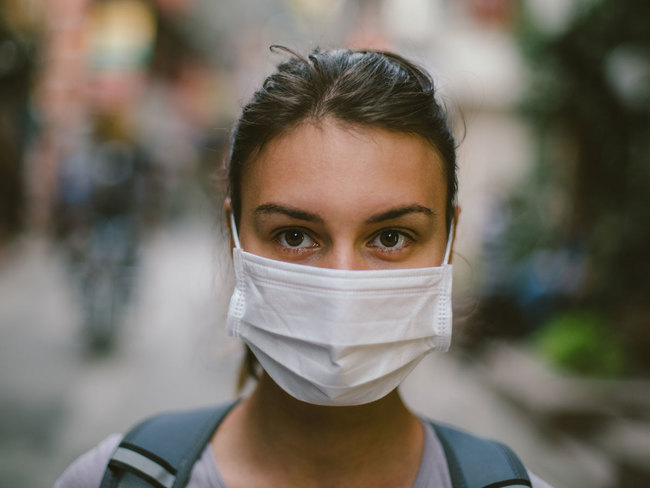
#> input picture HOG/test.jpg, 650 x 488 px
$ python -i HOG1.py   (imports and definitions only)   (older library calls are emulated)
#> lines starting #> are read from the running program, lines starting #| are printed output that depends on the picture
#> further down, picture is the input picture: shape (488, 650, 3); mean B, G, R 99.1, 109.6, 116.3
import numpy as np
import cv2
from numpy import linalg as LA


#img = cv2.imread("data_test.jpg")
def Hog1(img):
    gray = cv2.cvtColor(img,cv2.COLOR_BGR2GRAY)
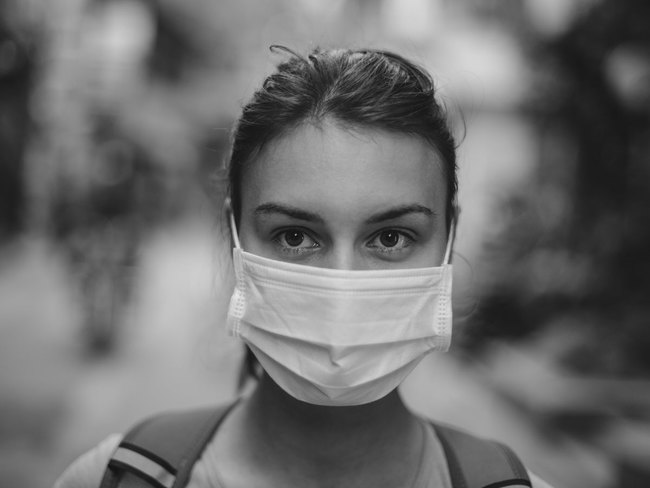
#> gray: shape (488, 650); min 10, max 235, mean 110.4

    y_kernel = np.array([[-1],[0],[1]]) # 1d array, different from sobel kernel (3x3)
    x_kernel = np.array([[-1,0,1]]) # carefully to have double [[

    dx = cv2.filter2D(gray,cv2.CV_32F,x_kernel)
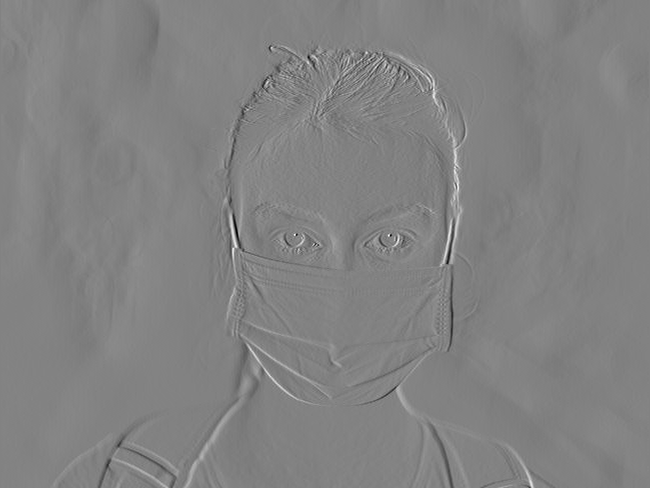
#> dx: shape (488, 650) float32; min -138, max 132, mean -0.1; drawn with min black and max white
    dy = cv2.filter2D(gray,cv2.CV_32F,y_kernel)
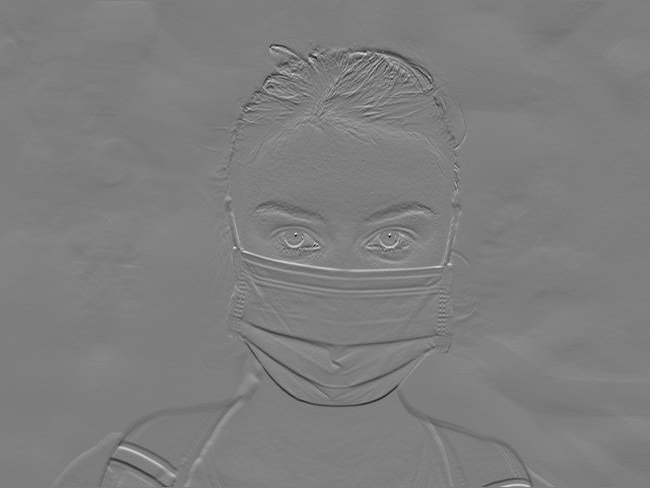
#> dy: shape (488, 650) float32; min -145, max 147, mean -0.1; drawn with min black and max white

    magnitude_arr = np.sqrt(np.square(dx)+np.square(dy))
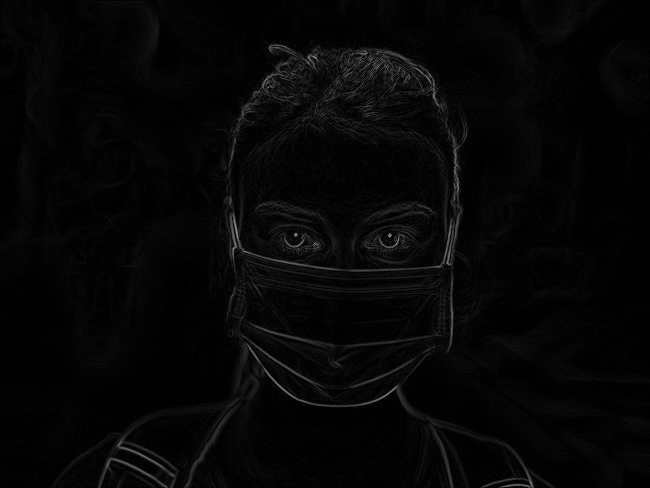
#> magnitude_arr: shape (488, 650) float32; min 0, max 161.1, mean 6.2
    orientation_arr = np.degrees(np.arctan(np.divide(dy,dx+0.001)))
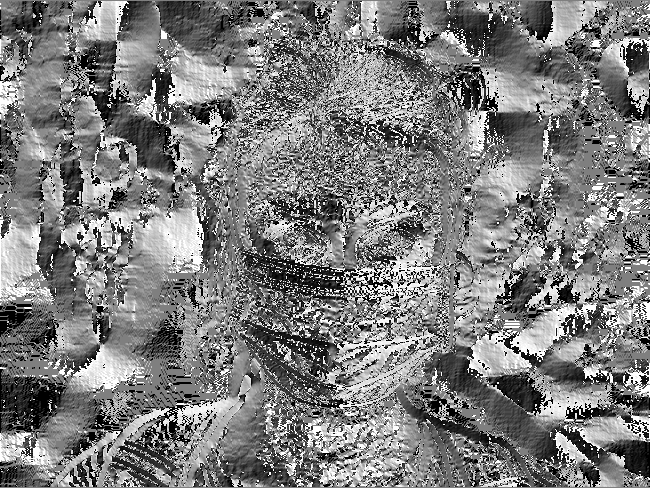
#> orientation_arr: shape (488, 650) float32; min -90, max 90, mean -1.6; drawn with min black and max white
    orientation_arr+=90
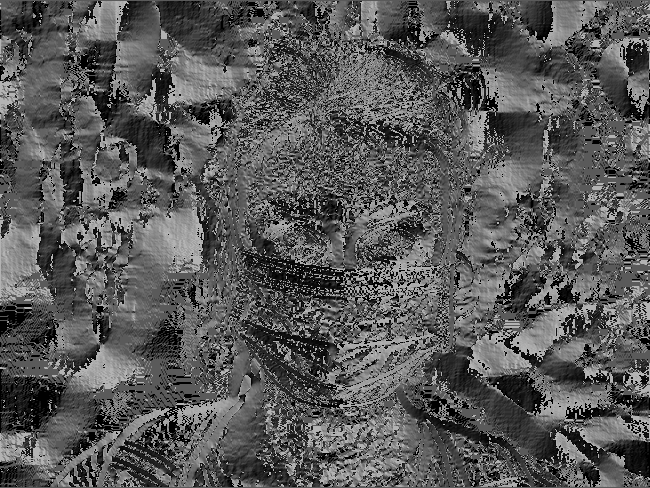
#> orientation_arr: shape (488, 650) float32; min 0.000679, max 180, mean 88.4
    # vote 8x8 cell into histogram

    number_cell_x = 8
    number_cell_y = 16

    histogram = np.zeros(shape=[number_cell_y,number_cell_x,9])
    for cx in range(number_cell_x):
        for cy in range(number_cell_y):
            histogram_cell = np.zeros([9])
            magnitude_cell = magnitude_arr[cy * 8:cy * 8 + 8, cx * 8:cx * 8 + 8]
            orientation_cell = orientation_arr[cy * 8:cy * 8 + 8, cx * 8:cx * 8 + 8]
            for i in range(orientation_cell.shape[0]):
                for j in range(orientation_cell.shape[1]):
                    index =np.int(np.abs(np.divide(orientation_cell[i,j]-1,20))) # avoid 20/20 = 1 (20 is in bin 0), abs to avoid 0-1 = negative => negative index
                    histogram_cell[index] +=magnitude_cell[i,j]
            histogram[cy,cx,:] = histogram_cell


    features = np.zeros(shape=[15,7,36],dtype=float)
    for i in range(15):
        for j in range(7):
            v = histogram[i:i+2,j:j+2].flatten()
            features[i,j,:] = v/LA.norm(v,2)
            if np.isnan(features[i, j, :]).any():  # avoid NaN (zero division)
                         features[i, j, :] = v

    features = features.flatten()
#> features = 3780 values, max 0.864 at index 3612, min 0 at index 0, mean 0.0877
    # print(np.dtype(features[0]))
    return features
    # print(features)
    # cv2.imshow("img",gray)
    #cv2.waitKey(0)

>>> import cv2
>>> picture = cv2.imread('test.jpg')
>>> result = Hog1(picture)
#> result has the same summary as features in Hog1

$ run again, on HOG/nomaask.jpg
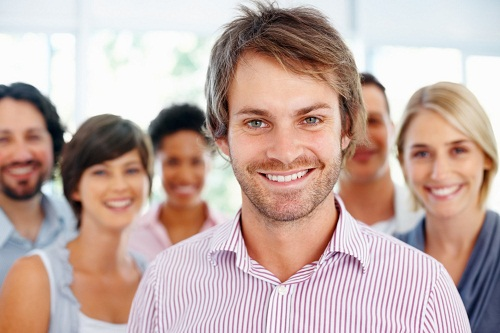
#> input picture HOG/nomaask.jpg, 500 x 333 px
#> picture is the input picture: shape (333, 500, 3); mean B, G, R 164.5, 171.1, 195.5
#> in Hog1, `magnitude_arr = np.sqrt(np.square(dx)+np.square(dy))`:
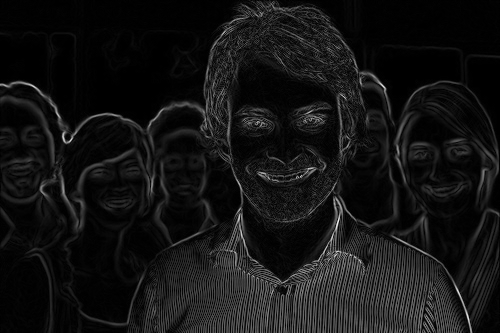
#> magnitude_arr: shape (333, 500) float32; min 0, max 245.6, mean 20
#> in Hog1, `orientation_arr+=90`:
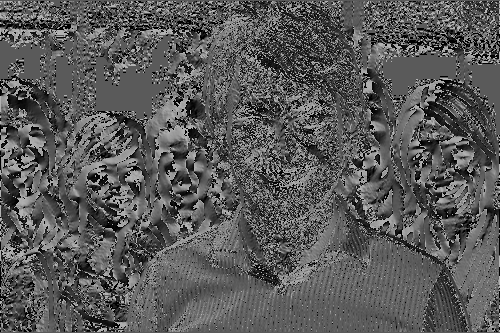
#> orientation_arr: shape (333, 500) float32; min 0.000389, max 180, mean 89.8
#> features = 3780 values, max 0.995 at index 2431, min 0 at index 1, mean 0.0887
#> result has the same summary as features in Hog1
